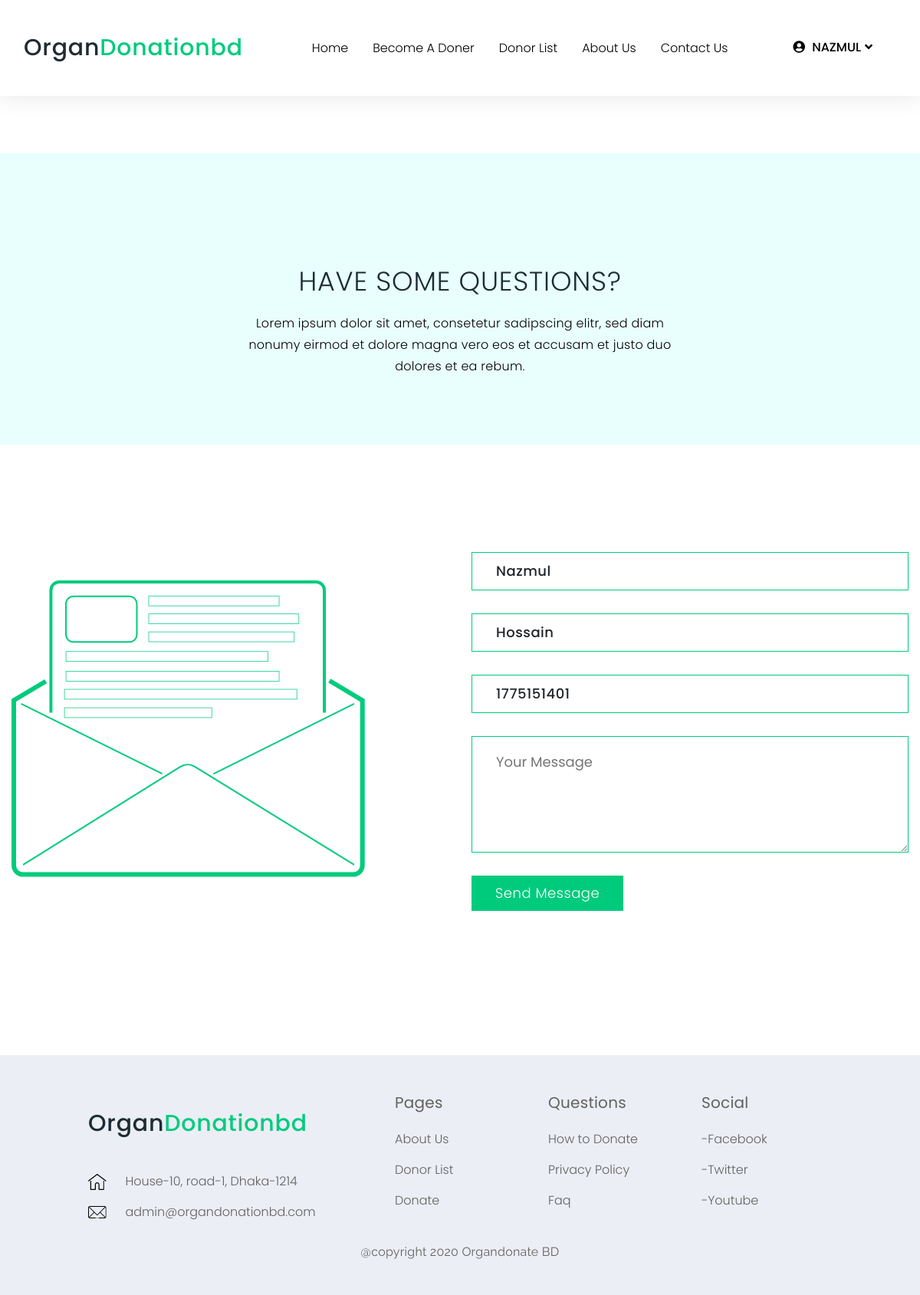
The app's page /contact.php (signed in), older data.
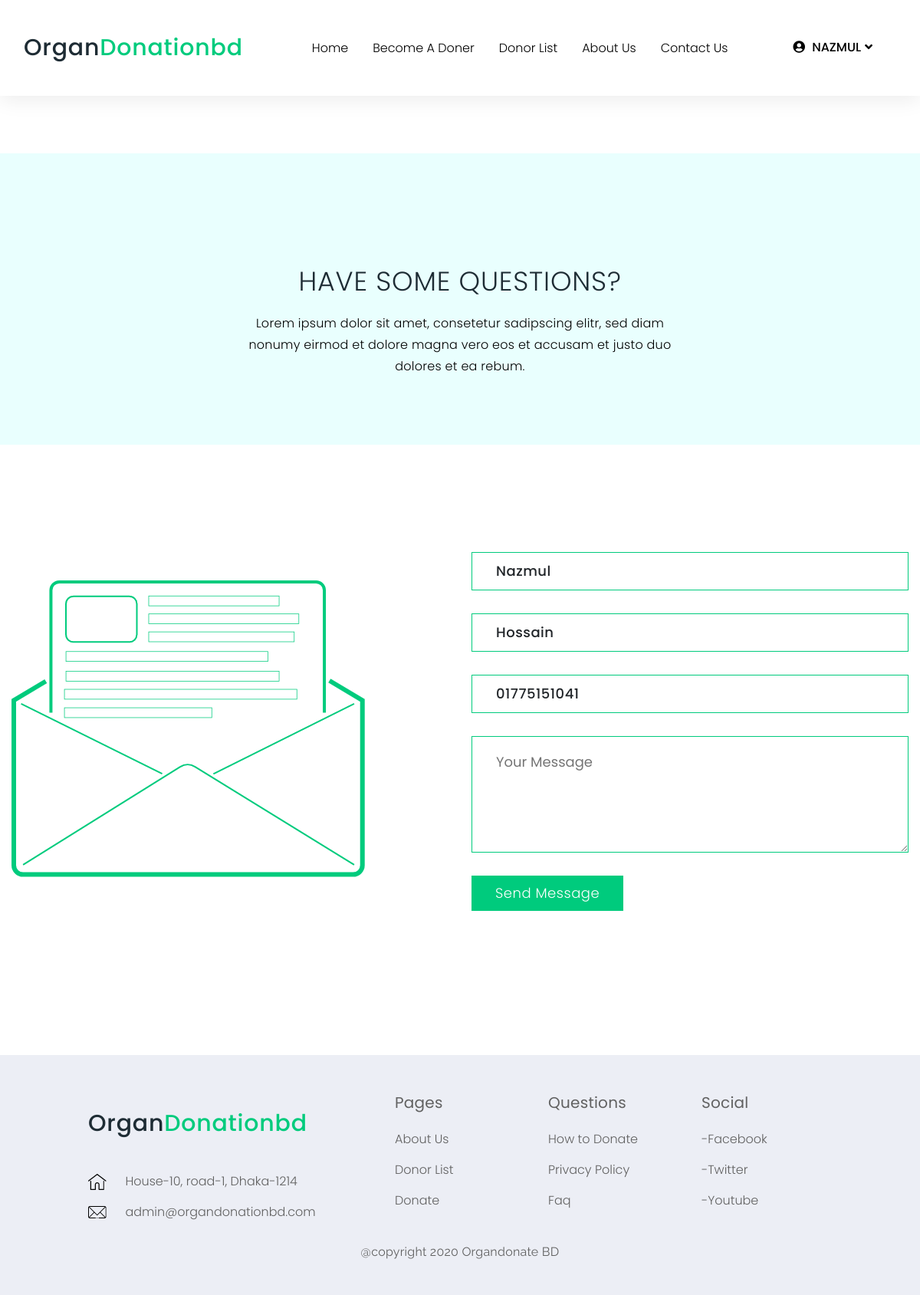
The same page, newer data.
### tables this page shows
CREATE TABLE IF NOT EXISTS `signup_user` (
  `id` int(11) NOT NULL AUTO_INCREMENT,
  `firstname` varchar(50) NOT NULL,
  `lastname` varchar(50) NOT NULL,
  `phone` varchar(11) NOT NULL,
  `email` varchar(30) NOT NULL,
  `pass` varchar(255) NOT NULL,
  `address` varchar(100) NOT NULL,
  `donate_user` varchar(30) DEFAULT NULL,
  PRIMARY KEY (`id`),
  UNIQUE KEY `email` (`email`)
);

### contact.php (the view, shortened to what this page needs)
    <?php
        include_once('header/header.php') ;
        $id = $_SESSION['user'] ?? 0;
        $query = "SELECT id,firstname, lastname, phone ,email, address FROM signup_user";
        $result = mysqli_query($connect, $query);
    ?>
    <main class="main-wrap">
        <section class="page-title-area text-center">
            <div class="container">
                <div class="row justify-content-center">
                    <div class="col-md-6 align-self-center">
                        <div class="bn-content-in">
                            <h1>HAVE SOME QUESTIONS?</h1>
                            <p>Lorem ipsum dolor sit amet, consetetur sadipscing elitr, sed diam nonumy eirmod  et dolore magna vero eos et accusam et justo duo dolores et ea rebum.</p>
                        </div>
                    </div>
                </div>
            </div>
        </section>
        <section class="contact-sec">
            <div class="container">
                <div class="row">
                    <div class="col-md-6 align-self-center">
                        <div class="thumb">
                            <img src="img/contact.png" alt="img"/>
                        </div>
                    </div>
                    <div class="col-md-6 align-self-center">
<?php
if($id):
while ($data = mysqli_fetch_assoc($result)) {
        $userid = $_SESSION['id'];
        if($userid == $data['id']){
?>
                    <div class="contact-form usercontact-form">
                        <div class="bn-content-in">
                            <form method="POST">
                                <input name="fname" value="<?php echo $data['firstname'];?>" readonly>
                                <input name="lname"  value="<?php echo $data['lastname'];?>"  readonly>
                                <input name="phone" value="<?php echo $data['phone'];?>" readonly>
                                <textarea rows="5" class="Umessages" placeholder="Your Message" name="messages" required></textarea>
                                <button type="submit" class="btn sendm" name="contact-form">Send Message</button>
                            </form>
                        </div>
                    </div>
<?php }
}
endif;
?>
                    </div>
                </div>
            </div>
        </section>
    </main>
    <?php include_once('header/footer.php') ;?>

Row changes from the older to the newer data that the page shows:
changed signup_user "Nazmul": phone "1775151401" → "01775151041"
